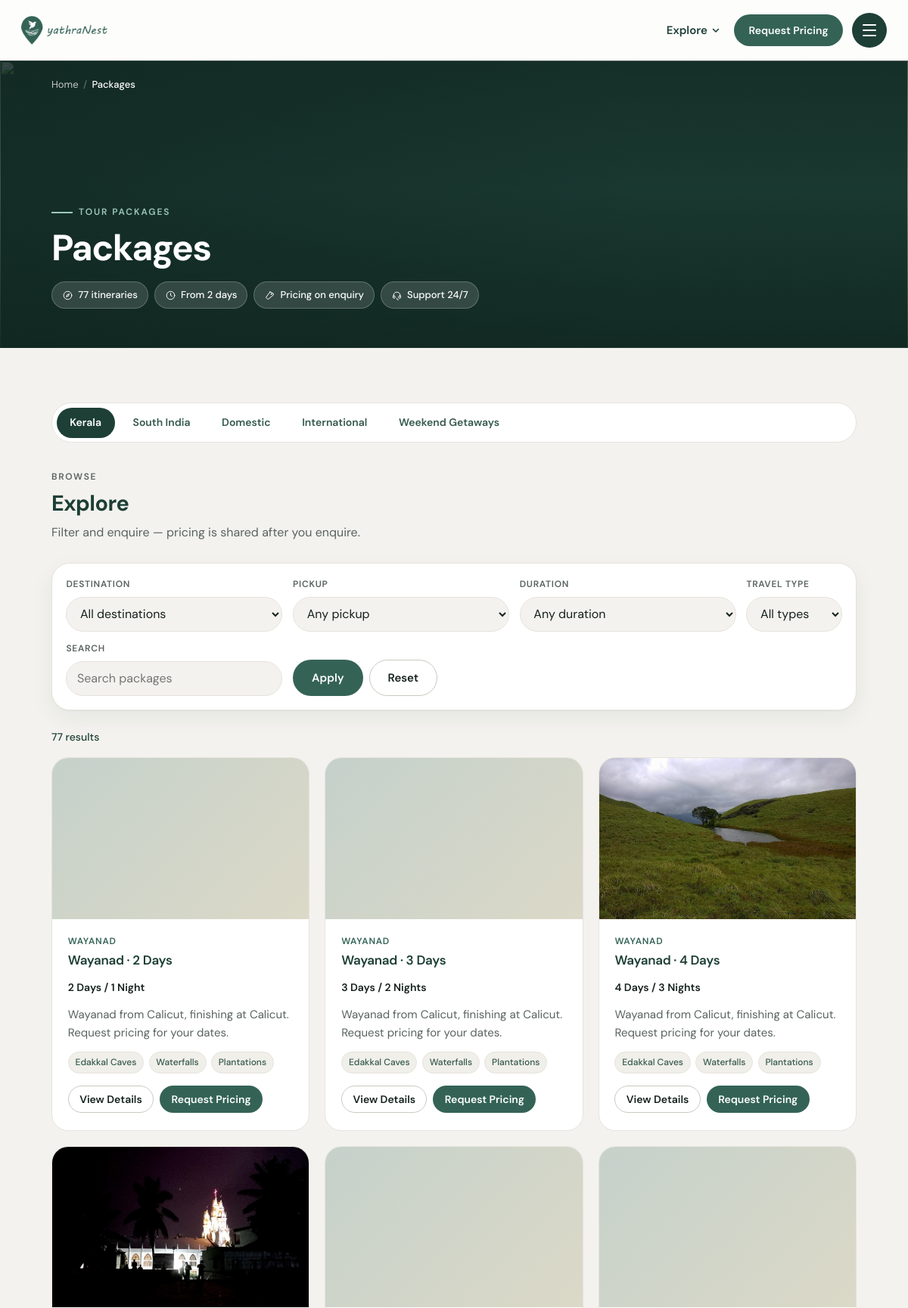
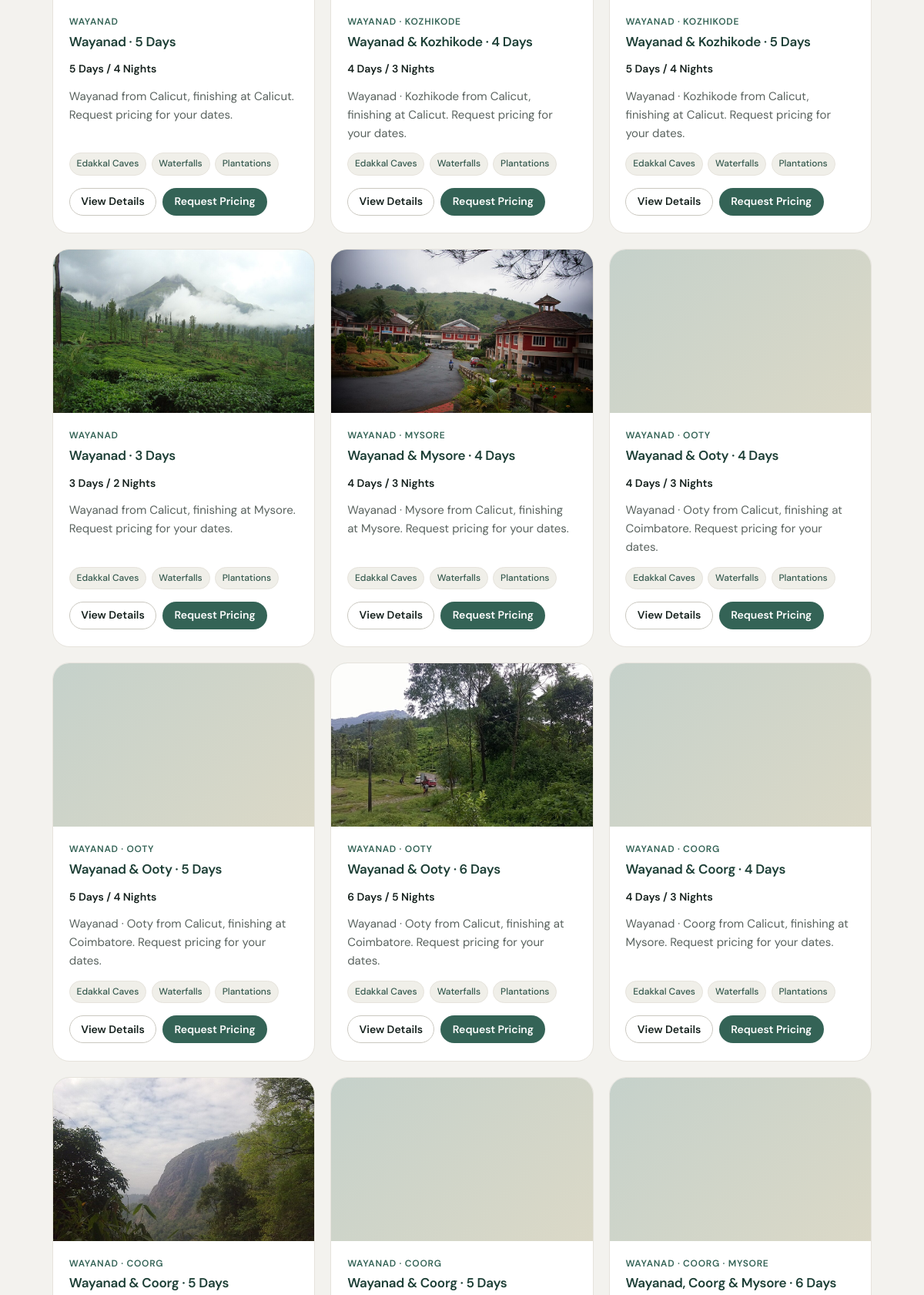
Screenshot of /pages/_package-list.php (upper part) with the database file from the repository (2 pictures, top to bottom).
### tables this page shows
CREATE TABLE IF NOT EXISTS packages (
  id INT UNSIGNED AUTO_INCREMENT PRIMARY KEY,
  slug VARCHAR(120) NOT NULL UNIQUE,
  sheet VARCHAR(80) NOT NULL DEFAULT '',
  group_name VARCHAR(120) NOT NULL DEFAULT '',
  pickup VARCHAR(120) NOT NULL DEFAULT '',
  drop_point VARCHAR(120) NOT NULL DEFAULT '',
  pickup_slug VARCHAR(80) NOT NULL DEFAULT '',
  days TINYINT UNSIGNED NOT NULL DEFAULT 1,
  nights TINYINT UNSIGNED NOT NULL DEFAULT 0,
  stay_split VARCHAR(255) NOT NULL DEFAULT '',
  stay_summary VARCHAR(500) NOT NULL DEFAULT '',
  stays_json JSON NULL,
  destinations_json JSON NULL,
  dest_line VARCHAR(255) NOT NULL DEFAULT '',
  pages_json JSON NULL,
  type VARCHAR(40) NOT NULL DEFAULT 'leisure',
  types_json JSON NULL,
  state VARCHAR(80) NOT NULL DEFAULT '',
  duration_bucket VARCHAR(20) NOT NULL DEFAULT '',
  title VARCHAR(255) NOT NULL,
  overview TEXT NULL,
  card_text TEXT NULL,
  highlights_json JSON NULL,
  itinerary_json JSON NULL,
  image VARCHAR(255) NOT NULL DEFAULT '',
  gallery_json JSON NULL,
  itinerary_pdf VARCHAR(255) NOT NULL DEFAULT '',
  price_chart_pdf VARCHAR(255) NOT NULL DEFAULT '',
  has_houseboat TINYINT(1) NOT NULL DEFAULT 0,
  accommodation TEXT NULL,
  is_featured TINYINT(1) NOT NULL DEFAULT 0,
  is_published TINYINT(1) NOT NULL DEFAULT 1,
  sort_order INT NOT NULL DEFAULT 0,
  created_at TIMESTAMP DEFAULT CURRENT_TIMESTAMP,
  updated_at TIMESTAMP DEFAULT CURRENT_TIMESTAMP ON UPDATE CURRENT_TIMESTAMP,
  KEY idx_packages_published (is_published),
  KEY idx_packages_type (type),
  KEY idx_packages_featured (is_featured),
  KEY idx_packages_pickup (pickup_slug)
);

### includes/helpers.php (called while the page is built, shortened)
<?php
function e(?string $value): string
{
    return htmlspecialchars((string) $value, ENT_QUOTES | ENT_SUBSTITUTE, 'UTF-8');
}
function media_path(string $path, string $fallback = 'beach.jpg', string $prefix = 'assets/images/'): string
{
    $path = trim($path);
    $path = ltrim($path, '/');
    if (strpos($path, 'uploads/') === 0 || strpos($path, 'assets/') === 0) {
        return $path;
    }
    return rtrim($prefix, '/') . '/' . $path;
}
function media_src(string $path, string $assetDepth = '', string $fallback = 'beach.jpg', string $prefix = 'assets/images/'): string
{
    $resolved = media_path($path, $fallback, $prefix);
    return $assetDepth . $resolved;
}
function json_decode_array($value): array
{
    if ($value === null || $value === '') {
        return [];
    }
    $decoded = json_decode((string) $value, true);
    return is_array($decoded) ? $decoded : [];
}

### includes/db.php (called while the page is built, shortened)
<?php
function db(): PDO
{
    static $pdo = null;
    if ($pdo instanceof PDO) {
        return $pdo;
    }
    $host = config('db.host', '127.0.0.1');
    $port = (int) config('db.port', 3306);
    $name = config('db.name', 'yathranest');
    $user = config('db.user', 'root');
    $pass = config('db.pass', '');
    $charset = config('db.charset', 'utf8mb4');
    $timeout = (int) config('db.timeout', 5);
    $dsn = "mysql:host={$host};port={$port};dbname={$name};charset={$charset}";
    try {
        $pdo = new PDO($dsn, $user, $pass, [
            PDO::ATTR_ERRMODE => PDO::ERRMODE_EXCEPTION,
            PDO::ATTR_DEFAULT_FETCH_MODE => PDO::FETCH_ASSOC,
            PDO::ATTR_EMULATE_PREPARES => false,
            PDO::ATTR_TIMEOUT => $timeout > 0 ? $timeout : 5,
        ]);
    } catch (PDOException $e) {
        $failure = $e;
        throw $e;
    }
    return $pdo;
}

### includes/models.php (the view, shortened to what this page needs)
<?php
function package_map_row(array $row): array
{
    $row['pages'] = json_decode_array($row['pages_json'] ?? null);
    $row['destinations'] = json_decode_array($row['destinations_json'] ?? null);
    $row['highlights'] = json_decode_array($row['highlights_json'] ?? null);
    $row['itinerary'] = json_decode_array($row['itinerary_json'] ?? null);
    $row['gallery'] = json_decode_array($row['gallery_json'] ?? null);
    $row['stays'] = json_decode_array($row['stays_json'] ?? null);
    $row['types'] = json_decode_array($row['types_json'] ?? null);
    if (!$row['types'] && !empty($row['type'])) {
        $row['types'] = [(string) $row['type']];
    }
    $row['id'] = $row['slug'];
    $row['group'] = $row['group_name'];
    $row['drop'] = $row['drop_point'];
    $row['duration'] = $row['duration_bucket'];
    $row['destLine'] = $row['dest_line'];
    $row['cardText'] = $row['card_text'];
    $row['hasHouseboat'] = (bool) $row['has_houseboat'];
    $row['isFeatured'] = !empty($row['is_featured']);
    $row['staySummary'] = $row['stay_summary'];
    $row['nights'] = (int) $row['nights'];
    $row['days'] = (int) $row['days'];
    return $row;
}
function packages_for_page(string $page, bool $publishedOnly = true): array
{
    $sql = 'SELECT * FROM packages';
    if ($publishedOnly) {
        $sql .= ' WHERE is_published = 1';
    }
    $sql .= ' ORDER BY is_featured DESC, sort_order ASC, days ASC, title ASC';
    $rows = db()->query($sql)->fetchAll();
    $out = [];
    foreach ($rows as $row) {
        $pkg = package_map_row($row);
        if ($page === '' || in_array($page, $pkg['pages'], true)) {
            $out[] = $pkg;
        }
    }
    return $out;
}
function package_card_html(array $pkg, string $assetPrefix = '../assets/images/'): string
{
    $depth = (strpos($assetPrefix, '../') === 0) ? '../' : '';
    $imgSrc = media_src((string) ($pkg['image'] ?? ''), $depth, 'beach.jpg');
    $href = 'package-details.php?package=' . rawurlencode($pkg['slug']);
    $destAttr = e(implode(' ', $pkg['destinations'] ?? []));
    $highlights = '';
    foreach (array_slice($pkg['highlights'] ?? [], 0, 3) as $h) {
        $highlights .= '<li>' . e($h) . '</li>';
    }
    $days = (int) ($pkg['days'] ?? 0);
    $nights = (int) ($pkg['nights'] ?? 0);
    $nightsLabel = $nights . ' Night' . ($nights === 1 ? '' : 's');
    $typeAttr = e(implode(' ', $pkg['types'] ?? array_filter([$pkg['type'] ?? ''])));
    return '<article class="card" data-filter-item data-name="' . e($pkg['title']) . '" data-destination="' . $destAttr . '" data-state="' . e($pkg['state'] ?? '') . '" data-duration="' . e($pkg['duration'] ?? '') . '" data-type="' . $typeAttr . '" data-pickup="' . e($pkg['pickup_slug'] ?? '') . '">'
        . '<div class="card__media"><img src="' . e($imgSrc) . '" alt="' . e($pkg['title']) . '" width="800" height="500" loading="lazy" /></div>'
        . '<div class="card__body">'
        . '<p class="card__meta">' . e($pkg['dest_line'] ?? '') . '</p>'
        . '<h3 class="card__title"><a href="' . e($href) . '">' . e($pkg['title']) . '</a></h3>'
        . '<p class="meta-row"><span><strong>' . $days . ' Days / ' . e($nightsLabel) . '</strong></span></p>'
        . '<p class="card__text">' . e($pkg['card_text'] ?? '') . '</p>'
        . '<ul class="highlight-list">' . $highlights . '</ul>'
        . '<div class="card__actions">'
        . '<a class="btn btn--secondary btn--sm" href="' . e($href) . '">View Details</a>'
        . '<a class="btn btn--primary btn--sm" href="#enquiry" data-open-modal="enquiry-modal" data-package-title="' . e($pkg['title']) . '">Request Pricing</a>'
        . '</div></div></article>';
}

### pages/_package-list.php (shortened to what this page needs)
<?php
$packagePage = $packagePage ?? 'kerala';
$pageHeading = $pageHeading ?? 'Packages';
$heroImage = $heroImage ?? 'kerala-backwaters.jpg';
$packages = [];
$dbOk = true;
try {
    $packages = packages_for_page($packagePage);
} catch (Throwable $e) {
    $dbOk = false;
}
$packageCount = count($packages);
$shortestTrip = null;
foreach ($packages as $pkg) {
    $d = (int) ($pkg['days'] ?? 0);
    if ($d > 0 && ($shortestTrip === null || $d < $shortestTrip)) {
        $shortestTrip = $d;
    }
}
require dirname(__DIR__) . '/includes/layout-header.php';
?>
<main id="main">
  <section class="page-head page-head--media">
    <div class="page-head__media" aria-hidden="true">
      <img src="../assets/images/<?= e($heroImage) ?>" alt="" width="1600" height="900" />
    </div>
    <div class="container page-head__inner">
      <?= yn_crumbs(['Home' => '../index.php', $pageHeading => null], true) ?>
      <div class="page-head__body">
        <p class="page-head__eyebrow">Tour packages</p>
        <h1><?= e($pageHeading) ?></h1>
        <div class="page-head__chips">
          <?php if ($packageCount): ?>
            <?= yn_chip('compass', $packageCount . ' itinerar' . ($packageCount === 1 ? 'y' : 'ies')) ?>
          <?php endif; ?>
          <?php if ($shortestTrip): ?>
            <?= yn_chip('clock', 'From ' . $shortestTrip . ' days') ?>
          <?php endif; ?>
          <?= yn_chip('tag', 'Pricing on enquiry') ?>
          <?= yn_chip('headset', 'Support 24/7') ?>
        </div>
      </div>
    </div>
  </section>
  <section class="section">
    <div class="container" data-filter-root>
      <?= yn_package_subnav($packagePage) ?>
      <div class="section-head">
        <div>
          <p class="section-head__eyebrow">Browse</p>
          <h2><?= e($sectionTitle ?? 'Explore') ?></h2>
          <p><?= e($sectionLead ?? 'Filter and enquire — pricing is shared after you enquire.') ?></p>
        </div>
      </div>
      <?php if (!$dbOk): ?>
        <div class="empty-state">
          <div class="empty-state__icon"><?= yn_icon('info') ?></div>
          <h2>Catalog temporarily unavailable</h2>
          <p>Please try again shortly, or send us an enquiry and we'll share options directly.</p>
          <div class="btn-group" style="justify-content:center">
            <a class="btn btn--primary" href="#enquiry" data-open-modal="enquiry-modal">Request Pricing</a>
            <a class="btn btn--secondary" href="contact.php">Contact Us</a>
          </div>
        </div>
      <?php else: ?>
        <form class="filter-bar" data-filter-form>
          <div class="filter-bar__row">
            <div class="form-group">
              <label for="f-dest">Destination</label>
              <select class="form-control" id="f-dest" data-filter="destination">
                <option value="all">All destinations</option>
              </select>
            </div>
            <div class="form-group">
              <label for="f-pickup">Pickup</label>
              <select class="form-control" id="f-pickup" data-filter="pickup">
                <option value="all">Any pickup</option>
              </select>
            </div>
            <div class="form-group">
              <label for="f-duration">Duration</label>
              <select class="form-control" id="f-duration" data-filter="duration">
                <option value="all">Any duration</option>
              </select>
            </div>
            <div class="form-group">
              <label for="f-type">Travel type</label>
              <select class="form-control" id="f-type" data-filter="type">
                <option value="all">All types</option>
              </select>
            </div>
            <div class="form-group">
              <label for="f-search">Search</label>
              <input class="form-control" id="f-search" type="search" placeholder="Search packages" data-search />
            </div>
            <div class="filter-actions">
              <button class="btn btn--primary" type="submit">Apply</button>
              <button class="btn btn--secondary" type="button" data-filter-reset>Reset</button>
            </div>
          </div>
        </form>
        <div class="results-meta"><span data-filter-count></span></div>
        <div class="package-grid" data-filter-list data-per-page="9">
          <?php
          foreach ($packages as $pkg) {
              echo package_card_html($pkg, '../assets/images/');
          }
          ?>
        </div>
      <?php endif; ?>
    </div>
  </section>
</main>
<?php
require dirname(__DIR__) . '/includes/layout-footer.php';

### css/style.css (style rules this page uses)
html { overflow-x: clip; }
:root { --primary: #346356; --primary-dark: #24483e; --primary-light: #4f8272; --accent: #346356; --accent-dark: #24483e; --background: #f3f2ee; --surface: #ffffff; --text: #15211d; --muted: #5a635f; --border: #e4e2dc; --border-strong: #cac8c0; --success: #346356; --error: #b42318; --overlay: rgba(20, 20, 20, 0.5); --shadow-sm: 0 1px 3px rgba(20, 20, 20, 0.05); --shadow-md: 0 12px 40px rgba(20, 20, 20, 0.08); --radius-sm: 10px; --radius: 16px; --radius-lg: 24px; --radius-xl: 32px; --radius-pill: 999px; --container: 1120px; --container-wide: 1280px; --header-h: 80px; --font: "DM Sans", system-ui, -apple-system, sans-serif; --font-serif: "Instrument Serif", Georgia, "Times New Roman", serif; --transition: 0.2s ease; }
*, *::before, *::after { box-sizing: border-box; margin: 0; padding: 0; }
html { scroll-behavior: smooth; -webkit-text-size-adjust: 100%; }
body { font-family: var(--font); font-size: 1rem; line-height: 1.6; color: var(--text); background: var(--background); min-height: 100vh; display: flex; flex-direction: column; }
main { flex: 1; }
img { max-width: 100%; height: auto; display: block; }
a { color: var(--primary); text-decoration: none; transition: color var(--transition); }
ul, ol { list-style: none; }
button, input, select, textarea { font: inherit; color: inherit; }
button { cursor: pointer; border: none; background: none; }
.container { width: 100%; max-width: var(--container); margin-inline: auto; padding-inline: 1.25rem; }
h1, h2, h3, h4 { line-height: 1.25; font-weight: 700; color: var(--text); }
h1 { font-size: clamp(1.875rem, 4vw, 2.75rem); letter-spacing: -0.02em; }
h2 { font-size: clamp(1.5rem, 3vw, 2rem); letter-spacing: -0.015em; }
h3 { font-size: 1.125rem; font-weight: 600; }
.section { padding-block: 3.5rem; }
.highlight-list { display: flex; flex-wrap: wrap; gap: 0.4rem; }
.highlight-list li { font-size: 0.75rem; font-weight: 500; color: var(--primary-dark); background: rgba(52, 99, 86, 0.1); padding: 0.25rem 0.55rem; border-radius: 999px; }
.meta-row { display: flex; flex-wrap: wrap; gap: 0.75rem 1.25rem; font-size: 0.875rem; color: var(--muted); margin: 0.5rem 0 0.75rem; }
.meta-row strong { color: var(--text); font-weight: 600; }

### css/responsive.css (style rules this page uses)
@media (min-width: 768px) { .container { padding-inline: 1.75rem; } }
@media (min-width: 768px) { .section { padding-block: 4.5rem; } }
@media (min-width: 768px) { .package-grid, .resort-grid, .trip-grid { grid-template-columns: repeat(2, 1fr); } }
@media (min-width: 768px) { .filter-bar__row { grid-template-columns: repeat(2, 1fr); } }
@media (min-width: 1024px) { .package-grid, .resort-grid, .trip-grid { grid-template-columns: repeat(3, 1fr); } }
@media (min-width: 1024px) { .filter-bar__row { grid-template-columns: repeat(3, minmax(0, 1fr)) auto; align-items: end; } }

### css/motion.css (style rules this page uses)
:root { --ease-out: cubic-bezier(0.16, 1, 0.3, 1); --ease-in-out: cubic-bezier(0.76, 0, 0.24, 1); }
html.has-motion .section-header, html.has-motion .package-grid .card, html.has-motion .destination-card, html.has-motion .benefit-item, html.has-motion .promo-split, html.has-motion .cta-band, html.has-motion .investment-banner { opacity: 0; transform: translateY(40px); }
html.has-motion .section-header.is-in, html.has-motion .package-grid .card.is-in, html.has-motion .destination-card.is-in, html.has-motion .benefit-item.is-in, html.has-motion .promo-split.is-in, html.has-motion .cta-band.is-in, html.has-motion .investment-banner.is-in { opacity: 1; transform: none; transition: opacity 0.9s var(--ease-out), transform 0.9s var(--ease-out); transition-delay: var(--reveal-delay, 0ms); }
.btn { position: relative; overflow: hidden; transition: background 0.35s ease, color 0.35s ease, border-color 0.35s ease, box-shadow 0.35s ease, transform 0.35s var(--ease-out); }
.btn::after { content: ""; position: absolute; inset: 0; background: linear-gradient(120deg, transparent 30%, rgba(255, 255, 255, 0.18) 50%, transparent 70%); transform: translateX(-120%); pointer-events: none; }
.card { transition: transform 0.5s var(--ease-out), box-shadow 0.5s ease, border-color 0.3s ease; }
.card__media img { transition: transform 0.9s var(--ease-out); }

### rows the page displays
packages: dest_line "WAYANAD", title "Wayanad · 2 Days", days "2", nights "1 Night", card_text "Wayanad from Calicut, finishing at Calicut. Request pricing for your dates.", h "Edakkal Caves", h "Waterfalls", h "Plantations"
packages: dest_line "WAYANAD", title "Wayanad · 3 Days", days "3", nights "2 Nights", card_text "Wayanad from Calicut, finishing at Calicut. Request pricing for your dates.", h "Edakkal Caves", h "Waterfalls", h "Plantations"
packages: image (picture), dest_line "WAYANAD", title "Wayanad · 4 Days", days "4", nights "3 Nights", card_text "Wayanad from Calicut, finishing at Calicut. Request pricing for your dates.", h "Edakkal Caves", h "Waterfalls", h "Plantations"
packages: image (picture), dest_line "WAYANAD", title "Wayanad · 5 Days", days "5", nights "4 Nights", card_text "Wayanad from Calicut, finishing at Calicut. Request pricing for your dates.", h "Edakkal Caves", h "Waterfalls", h "Plantations"
packages: dest_line "WAYANAD · KOZHIKODE", title "Wayanad & Kozhikode · 4 Days", days "4", nights "3 Nights", card_text "Wayanad · Kozhikode from Calicut, finishing at Calicut. Request pricing for your dates.", h "Edakkal Caves", h "Waterfalls", h "Plantations"
packages: dest_line "WAYANAD · KOZHIKODE", title "Wayanad & Kozhikode · 5 Days", days "5", nights "4 Nights", card_text "Wayanad · Kozhikode from Calicut, finishing at Calicut. Request pricing for your dates.", h "Edakkal Caves", h "Waterfalls", h "Plantations"
packages: image (picture), dest_line "WAYANAD", title "Wayanad · 3 Days", days "3", nights "2 Nights", card_text "Wayanad from Calicut, finishing at Mysore. Request pricing for your dates.", h "Edakkal Caves", h "Waterfalls", h "Plantations"
packages: image (picture), dest_line "WAYANAD · MYSORE", title "Wayanad & Mysore · 4 Days", days "4", nights "3 Nights", card_text "Wayanad · Mysore from Calicut, finishing at Mysore. Request pricing for your dates.", h "Edakkal Caves", h "Waterfalls", h "Plantations"
packages: dest_line "WAYANAD · OOTY", title "Wayanad & Ooty · 4 Days", days "4", nights "3 Nights", card_text "Wayanad · Ooty from Calicut, finishing at Coimbatore. Request pricing for your dates.", h "Edakkal Caves", h "Waterfalls", h "Plantations"
packages: dest_line "WAYANAD · OOTY", title "Wayanad & Ooty · 5 Days", days "5", nights "4 Nights", card_text "Wayanad · Ooty from Calicut, finishing at Coimbatore. Request pricing for your dates.", h "Edakkal Caves", h "Waterfalls", h "Plantations"
packages: image (picture), dest_line "WAYANAD · OOTY", title "Wayanad & Ooty · 6 Days", days "6", nights "5 Nights", card_text "Wayanad · Ooty from Calicut, finishing at Coimbatore. Request pricing for your dates.", h "Edakkal Caves", h "Waterfalls", h "Plantations"
packages: dest_line "WAYANAD · COORG", title "Wayanad & Coorg · 4 Days", days "4", nights "3 Nights", card_text "Wayanad · Coorg from Calicut, finishing at Mysore. Request pricing for your dates.", h "Edakkal Caves", h "Waterfalls", h "Plantations"
packages: image (picture), dest_line "WAYANAD · COORG", title "Wayanad & Coorg · 5 Days"
packages: dest_line "WAYANAD · COORG", title "Wayanad & Coorg · 5 Days"
packages: dest_line "WAYANAD · COORG · MYSORE", title "Wayanad, Coorg & Mysore · 6 Days"

### other values shown
$label "Home"
$label "Packages"
$pageHeading "Packages"
$text "77 itineraries From 2 days Pricing on enquiry Support 24/7"
$label "Kerala"
$label "South India"
$label "Domestic"
$label "International"
$label "Weekend Getaways"
$sectionTitle "Explore"
$sectionLead "Filter and enquire — pricing is shared after you enquire."
